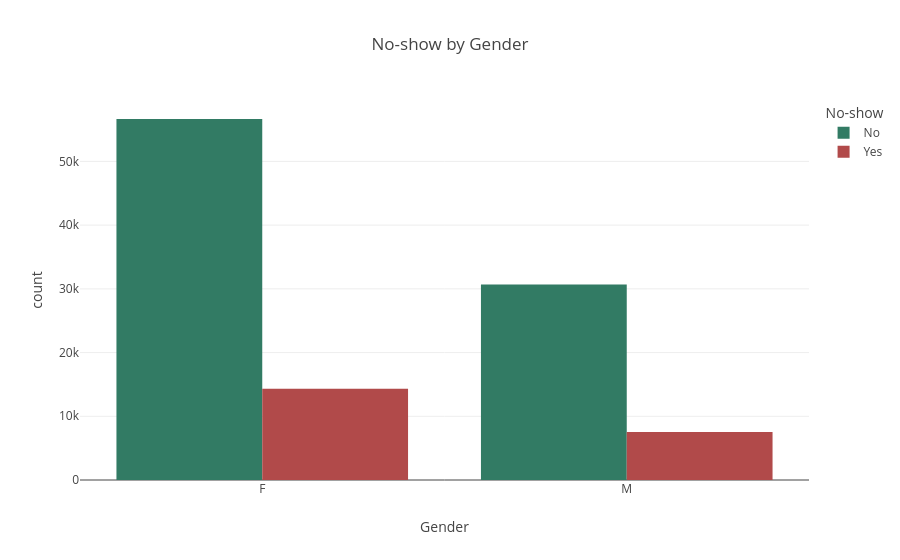

Here is the notebook cell this chart was saved with:
### Markdown cell above
##  Attendance Overview

The figure shows that **most patients attend their appointments**, indicating generally good compliance with scheduled visits.

### Code cell
fig = px.histogram(med, x='Gender', color='No-show', barmode='group',
                   title='No-show by Gender',color_discrete_sequence=["#327B64","#B14A4A"])
fig.show()

### Figure 1 — Plotly figure (JSON) as saved in the notebook; plotly's stock layout.template omitted (floating-point values rounded to 4 significant figures; data arrays with more than 128 entries replaced by an {"elided": "..."} marker saying what was removed)
{"data": [{"alignmentgroup": "True", "bingroup": "x", "hovertemplate": "No-show=No<br>Gender=%{x}<br>count=%{y}<extra></extra>", "legendgroup": "No", "marker": {"color": "#327B64", "pattern": {"shape": ""}}, "name": "No", "offsetgroup": "No", "orientation": "v", "showlegend": true, "type": "histogram", "x": {"elided": "87331 str values"}, "xaxis": "x", "yaxis": "y"}, {"alignmentgroup": "True", "bingroup": "x", "hovertemplate": "No-show=Yes<br>Gender=%{x}<br>count=%{y}<extra></extra>", "legendgroup": "Yes", "marker": {"color": "#B14A4A", "pattern": {"shape": ""}}, "name": "Yes", "offsetgroup": "Yes", "orientation": "v", "showlegend": true, "type": "histogram", "x": {"elided": "21856 str values"}, "xaxis": "x", "yaxis": "y"}], "layout": {"barmode": "group", "legend": {"title": {"text": "No-show"}, "tracegroupgap": 0}, "title": {"text": "No-show by Gender"}, "xaxis": {"anchor": "y", "domain": [0, 1], "title": {"text": "Gender"}}, "yaxis": {"anchor": "x", "domain": [0, 1], "title": {"text": "count"}}}}
